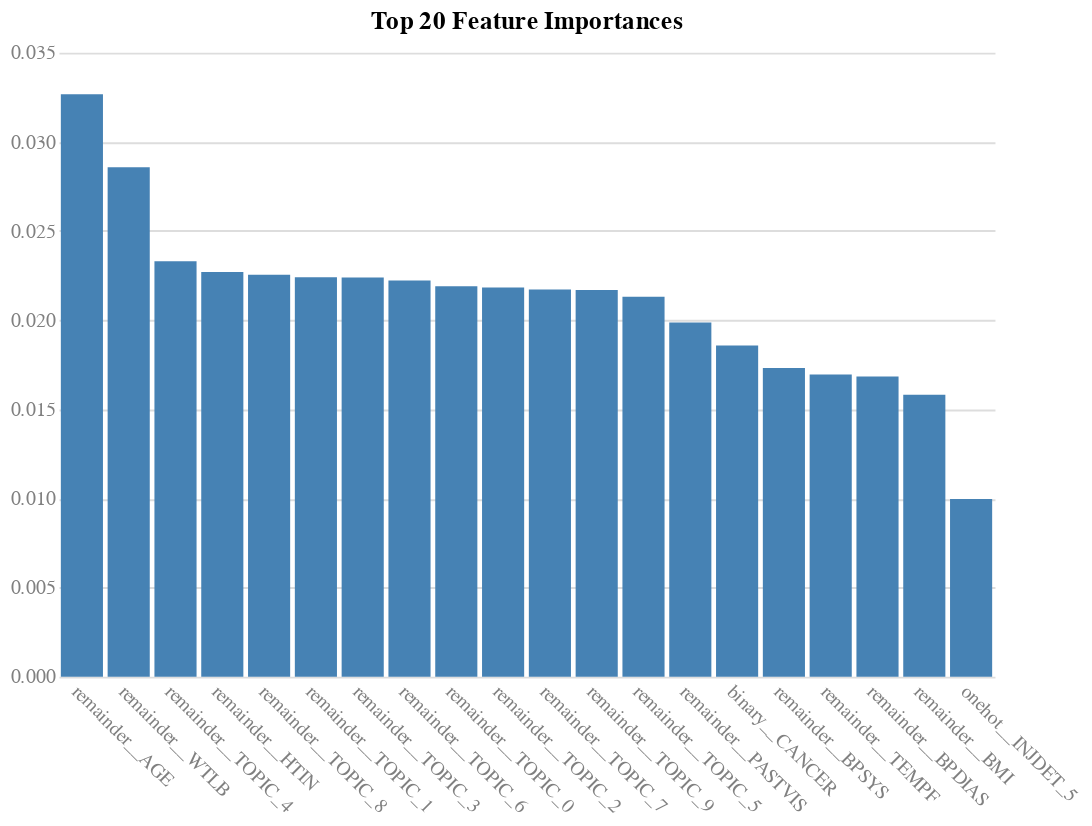

The code cell stored with this chart in its notebook:
### Markdown cell above
##### 5.2.2.1 - Visualize the feature importances of the top 20 features

### Code cell
if best_estimator.named_steps['classifier'].__class__.__name__ == 'RandomForestClassifier':
    importances = best_estimator.named_steps['classifier'].feature_importances_
    feature_names = best_estimator[:-2].get_feature_names_out(clf_features)

    indices = np.argsort(importances)[::-1]
    feature_names = [feature_names[i] for i in indices]

    # Plot the feature importances
    top_n = 20

    feature_importance_chart = build_features.chart(
        df=pd.DataFrame({'Feature': feature_names, 'Importance': importances[indices]}).head(top_n),
        x=alt.X('Feature:N', sort='-y'),
        y='Importance:Q',
        title=f'Top {top_n} Feature Importances',
    ).mark_bar().configure_axisX(labelAngle=45, labelLimit=300, title=None).configure_axisY(title=None)

feature_importance_chart

### Figure 1 — Vega specification as saved in the notebook (floating-point values rounded to 4 significant figures)
{"$schema": "https://vega.github.io/schema/vega/v5.json", "data": [{"name": "source_0"}, {"name": "data_0", "values": [{"Feature": "remainder__AGE", "Importance_end": 0.03266, "Importance_start": 0.0}, {"Feature": "remainder__WTLB", "Importance_end": 0.02857, "Importance_start": 0.0}, {"Feature": "remainder__TOPIC_4", "Importance_end": 0.0233, "Importance_start": 0.0}, {"Feature": "remainder__HTIN", "Importance_end": 0.0227, "Importance_start": 0.0}, {"Feature": "remainder__TOPIC_8", "Importance_end": 0.02254, "Importance_start": 0.0}, {"Feature": "remainder__TOPIC_1", "Importance_end": 0.0224, "Importance_start": 0.0}, {"Feature": "remainder__TOPIC_3", "Importance_end": 0.02239, "Importance_start": 0.0}, {"Feature": "remainder__TOPIC_6", "Importance_end": 0.02222, "Importance_start": 0.0}, {"Feature": "remainder__TOPIC_0", "Importance_end": 0.0219, "Importance_start": 0.0}, {"Feature": "remainder__TOPIC_2", "Importance_end": 0.02183, "Importance_start": 0.0}, {"Feature": "remainder__TOPIC_7", "Importance_end": 0.02171, "Importance_start": 0.0}, {"Feature": "remainder__TOPIC_9", "Importance_end": 0.02169, "Importance_start": 0.0}, {"Feature": "remainder__TOPIC_5", "Importance_end": 0.0213, "Importance_start": 0.0}, {"Feature": "remainder__PASTVIS", "Importance_end": 0.01987, "Importance_start": 0.0}, {"Feature": "binary__CANCER", "Importance_end": 0.01858, "Importance_start": 0.0}, {"Feature": "remainder__BPSYS", "Importance_end": 0.01731, "Importance_start": 0.0}, {"Feature": "remainder__TEMPF", "Importance_end": 0.01695, "Importance_start": 0.0}, {"Feature": "remainder__BPDIAS", "Importance_end": 0.01684, "Importance_start": 0.0}, {"Feature": "remainder__BMI", "Importance_end": 0.01582, "Importance_start": 0.0}, {"Feature": "onehot__INJDET_5", "Importance_end": 0.00997, "Importance_start": 0.0}]}, {"name": "source_0_x_domain_Feature", "values": [{"Feature": "remainder__AGE", "sort_field": 0.03266}, {"Feature": "remainder__WTLB", "sort_field": 0.02857}, {"Feature": "remainder__TOPIC_4", "sort_field": 0.0233}, {"Feature": "remainder__HTIN", "sort_field": 0.0227}, {"Feature": "remainder__TOPIC_8", "sort_field": 0.02254}, {"Feature": "remainder__TOPIC_1", "sort_field": 0.0224}, {"Feature": "remainder__TOPIC_3", "sort_field": 0.02239}, {"Feature": "remainder__TOPIC_6", "sort_field": 0.02222}, {"Feature": "remainder__TOPIC_0", "sort_field": 0.0219}, {"Feature": "remainder__TOPIC_2", "sort_field": 0.02183}, {"Feature": "remainder__TOPIC_7", "sort_field": 0.02171}, {"Feature": "remainder__TOPIC_9", "sort_field": 0.02169}, {"Feature": "remainder__TOPIC_5", "sort_field": 0.0213}, {"Feature": "remainder__PASTVIS", "sort_field": 0.01987}, {"Feature": "binary__CANCER", "sort_field": 0.01858}, {"Feature": "remainder__BPSYS", "sort_field": 0.01731}, {"Feature": "remainder__TEMPF", "sort_field": 0.01695}, {"Feature": "remainder__BPDIAS", "sort_field": 0.01684}, {"Feature": "remainder__BMI", "sort_field": 0.01582}, {"Feature": "onehot__INJDET_5", "sort_field": 0.00997}]}], "marks": [{"type": "rect", "name": "marks", "from": {"data": "data_0"}, "encode": {"update": {"width": {"signal": "max(0.25, bandwidth('x'))"}, "x": {"field": "Feature", "scale": "x"}, "fill": {"value": "steelblue"}, "y": {"field": "Importance_end", "scale": "y"}, "y2": {"field": "Importance_start", "scale": "y"}}}, "style": ["bar"]}], "scales": [{"name": "x", "type": "band", "domain": {"data": "source_0_x_domain_Feature", "field": "Feature", "sort": {"op": "max", "field": "sort_field", "order": "descending"}}, "range": [0, {"signal": "width"}], "paddingOuter": 0.05, "paddingInner": 0.1}, {"name": "y", "type": "linear", "domain": {"data": "data_0", "fields": ["Importance_start", "Importance_end"]}, "range": [{"signal": "height"}, 0], "nice": true, "zero": true}], "axes": [{"scale": "y", "ticks": false, "labels": false, "aria": false, "minExtent": 0, "zindex": 0, "grid": true, "domain": false, "maxExtent": 0, "tickCount": {"signal": "ceil(height/40)"}, "gridScale": "x", "orient": "left"}, {"scale": "x", "zindex": 0, "grid": false, "labelAlign": "left", "orient": "bottom", "labelBaseline": "top"}, {"scale": "y", "orient": "left", "grid": false, "tickCount": {"signal": "ceil(height/40)"}, "zindex": 0, "labelAlign": "right", "labelOverlap": true}], "title": {"text": "Top 20 Feature Importances", "frame": "group"}, "style": "cell", "width": 480, "padding": 5, "height": 320, "config": {"axis": {"domain": false, "labelAngle": 0, "labelColor": "gray", "labelFontSize": 10, "ticks": false}, "axisX": {"labelAngle": 45, "labelLimit": 300, "title": null}, "axisY": {"title": null}, "style": {"guide-label": {"font": "Helvetica Neue"}, "guide-title": {"font": "Helvetica Neue"}, "group-title": {"font": "Helvetica Neue"}, "group-subtitle": {"font": "Helvetica Neue"}, "cell": {"stroke": null}, "text": {"font": "Helvetica Neue"}}}, "background": "white"}
